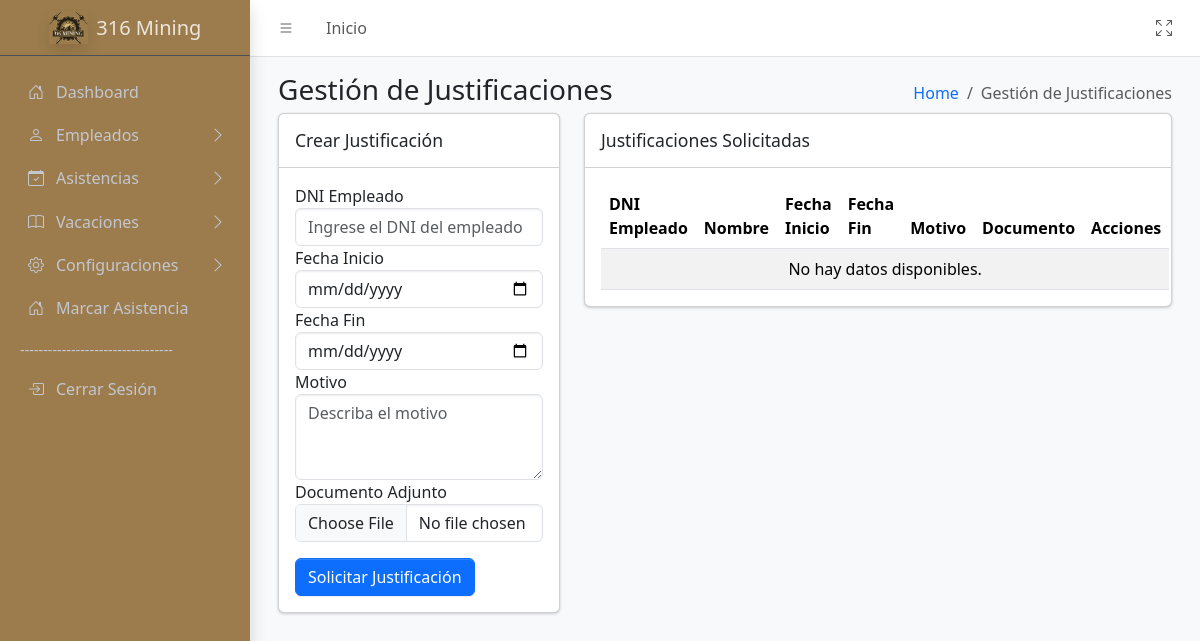
The page /sistema/controller/AsistenciasController/JustificacionesController.php?action=MostrarJustificaciones (signed in) on the database as committed earlier.
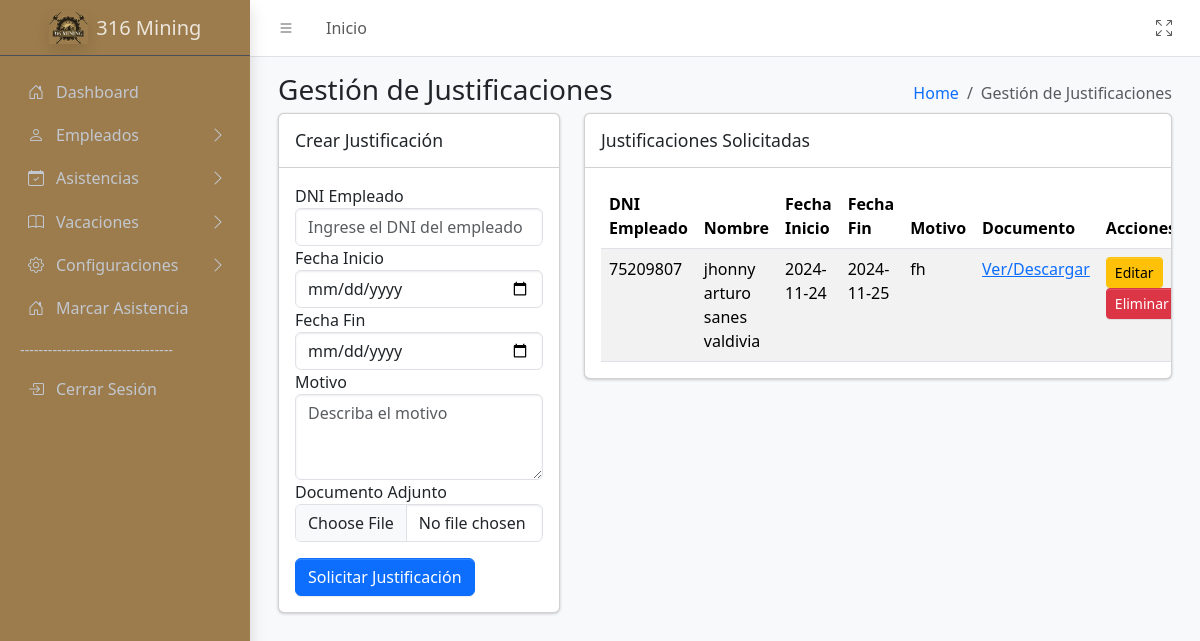
The same page on the database as committed later.
### tables this page shows
CREATE TABLE `justificaciones` (
  `idJustificaciones` int(11) NOT NULL,
  `idEmpleado` int(11) NOT NULL,
  `fecha_inicio` date NOT NULL,
  `fecha_fin` date NOT NULL,
  `motivo` varchar(255) NOT NULL,
  `documento` varchar(255) DEFAULT NULL
);

CREATE TABLE `empleados` (
  `idEmpleado` int(11) NOT NULL,
  `nombres` varchar(50) NOT NULL,
  `apellidos` varchar(50) NOT NULL,
  `dni` varchar(8) NOT NULL,
  `correo` varchar(50) NOT NULL,
  `telefono` varchar(15) DEFAULT NULL,
  `idPuesto` int(11) DEFAULT NULL,
  `idTurno` int(11) DEFAULT NULL,
  `estado` enum('Activo','Inactivo') DEFAULT 'Activo',
  `habilitado` tinyint(1) NOT NULL,
  `idApp` varchar(10) DEFAULT NULL COMMENT 'id para la app',
  `passwordApp` varchar(20) DEFAULT NULL COMMENT 'contra para la app',
  `idmarcar` varchar(5) NOT NULL,
  `passmarcar` varchar(5) NOT NULL
);

### sistema/controller/BaseController.php (called while the page is built, shortened)
<?php
class BaseController {
        protected function loadView($view,
                                        $data = [],
                                        $additionalCss = [],
                                        $additionalJs = [],
                                        $title = 'Sistema') {
                                    include __DIR__ . '/../view/templates/layout.php';
    }
}
?>

### sistema/model/conexion.php (called while the page is built, shortened)
<?php
class Database {
    public function __construct() {
        try {
            $host = 'localhost';
            $dbname = 'biometrico';
            $username = 'root';
            $password = '';
            $this->conn = new PDO("mysql:host=$host;dbname=$dbname", $username, $password);
        } catch (PDOException $e) {
            echo "Error de conexión: " . $e->getMessage();
            exit();
        }
    }
}
?>

### sistema/model/AsistenciasModel/JustificacionesModel.php (called while the page is built, shortened)
<?php
require_once __DIR__ . '/../conexion.php';
class Justificaciones extends Database
{
    public function obtenerJustificaciones() {
        $query = "
                SELECT
                      e.dni AS dniEmpleado,
                      CONCAT(e.nombres, ' ', e.apellidos) AS nombreEmpleado,
                      j.fecha_inicio,
                      j.fecha_fin,
                      j.motivo,
                      j.documento,
                      j.idJustificaciones
                  FROM justificaciones j
                  INNER JOIN empleados e ON j.idEmpleado = e.idEmpleado";
        $stmt = $this->conn->query($query);
        return $stmt->fetchAll(PDO::FETCH_ASSOC);
    }
}
?>

### sistema/view/Asistencias/Justificaciones.php (the view, shortened to what the changed rows need)
<div class="app-content">
    <div class="container-fluid">
        <div class="row">
            <div class="col-lg-8">
                <div class="card mb-4">
                    <div class="card-body table-responsive">
                        <table id="dataTable" class="table table-striped">
                            <thead>
                                <tr>
                                    <th>DNI Empleado</th>
                                    <th>Nombre</th>
                                    <th>Fecha Inicio</th>
                                    <th>Fecha Fin</th>
                                    <th>Motivo</th>
                                    <th>Documento</th>
                                    <th>Acciones</th>
                                </tr>
                            </thead>
                            <tbody>
                                <?php if (!empty($justificaciones)): ?>
                                    <?php foreach ($justificaciones as $justificacion): ?>
                                        <tr>
                                            <td><?= $justificacion['dniEmpleado'] ?></td>
                                            <td><?= $justificacion['nombreEmpleado'] ?></td>
                                            <td><?= $justificacion['fecha_inicio'] ?></td>
                                            <td><?= $justificacion['fecha_fin'] ?></td>
                                            <td><?= $justificacion['motivo'] ?></td>
                                            <td>
                                                <?php if (!empty($justificacion['documento'])): ?>
                                                    <a href="<?= $justificacion['documento'] ?>" target="_blank">Ver/Descargar</a>
                                                <?php else: ?>
                                                    No adjunto
                                                <?php endif; ?>
                                            </td>
                                            <td>
                                                <button class="btn btn-warning btn-sm" data-bs-toggle="modal" data-bs-target="#editModal"
                                                    data-id="<?= $justificacion['idJustificaciones'] ?>"
                                                    data-dni="<?= $justificacion['dniEmpleado'] ?>"
                                                    data-fechainicio="<?= $justificacion['fecha_inicio'] ?>"
                                                    data-fechafin="<?= $justificacion['fecha_fin'] ?>"
                                                    data-motivo="<?= $justificacion['motivo'] ?>">Editar</button>
                                                <button class="btn btn-danger btn-sm" data-bs-toggle="modal" data-bs-target="#deleteModal"
                                                    data-id="<?= $justificacion['idJustificaciones'] ?>">Eliminar</button>
                                            </td>
                                        </tr>
                                    <?php endforeach; ?>
                                <?php else: ?>
                                    <tr>
                                        <td colspan="7" class="text-center">No hay datos disponibles.</td>
                                    </tr>
                                <?php endif; ?>
                            </tbody>
                        </table>
                    </div>
                </div>
            </div>
        </div>
    </div>
</div>

Rows that differ between the two databases and show on the page:
added justificaciones: idEmpleado.dni "75209807", nombreEmpleado "jhonny arturo sanes valdivia", fecha_inicio "2024-11-24", fecha_fin "2024-11-25", motivo "fh"
Other text that changed with them:
text no longer shown: "No hay datos disponibles."
